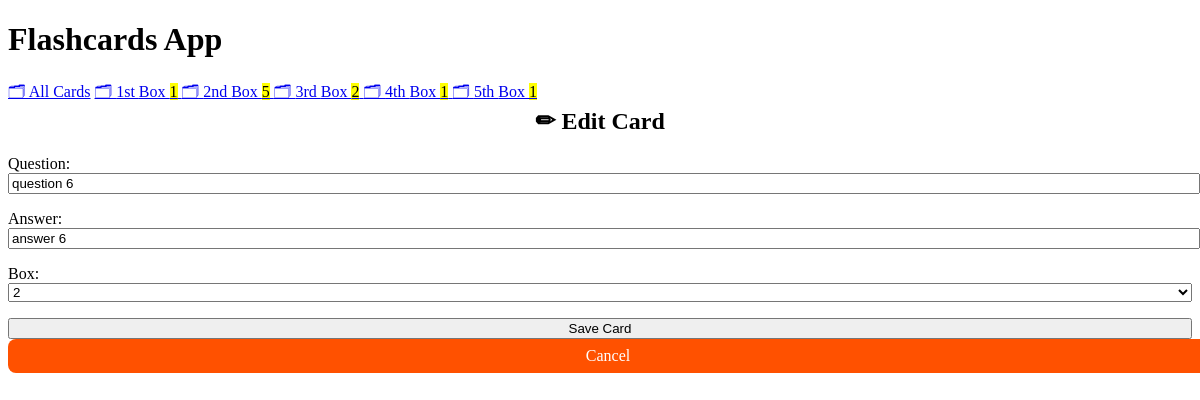
The app's page /edit/9 with its own data.
### cards/models.py (models this page shows, shortened)
class Card(models.Model):
    question = models.CharField(max_length=100)
    answer = models.CharField(max_length=100)
    box = models.IntegerField(choices=zip(BOXES, BOXES), default=BOXES[0])        # [(1, 1), (2, 2), (3, 3), (4, 4), (5, 5)]
    date_created = models.DateTimeField(auto_now_add=True)

### cards/views.py (the view)
# urls.py: path( "edit/<int:pk>", views.CardUpdateView.as_view(), name="card-update"),
class CardUpdateView(CardCreateView, UpdateView):
    success_url = reverse_lazy("card-list")

### cards/templatetags/cards_tags.py (called while the page is built)
@register.inclusion_tag("cards/box_links.html")
def boxes_as_links():
    boxes = []
    for box_num in BOXES:
        card_count = Card.objects.filter(box=box_num).count()
        boxes.append({
            "number": box_num,
            "card_count": card_count,
        })
    return {"boxes": boxes}

### cards/templates/cards/card_form.html (shortened to what this page needs)
{% extends "cards/base.html" %}
{% block content %}
    {% if card %}
        <h2>✏  Edit Card</h2>
    {% else %}
        <h2>✨Create New Card</h2>
    {% endif %}
    <form method="post">
        {{ form.as_p }}
        <input type="submit" value="Save Card">
    </form>
    <a href="{% url 'card-list' %}" class="danger"> Cancel </a>
{% endblock %}

### cards/templates/cards/base.html (style rules this page uses)
:root { --accent: #6e48ad; --accent-bg: white; --bg: #fff; --text: #212121; --text-light: #585858; --border: #d8dae1; --code: #d81b60; --preformatted: #444; }
h2 { text-align: center; }
h2, h4 { margin-top: 0; }
input, select, textarea { width: 100%; }
a.danger { background-color:rgb(255, 81, 0); color: #fff; display: block; width: 100%; padding: 8px; text-align:center; border-radius:8px; text-decoration: none; }

### records on screen
Card: question "question 6", answer "answer 6", box "2"

### other values on screen
{{ box.number | ordinal }} "1st" "2nd" "3rd" "4th" "5th"
{{ box.card_count }} "1" "5" "2" "1" "1"
